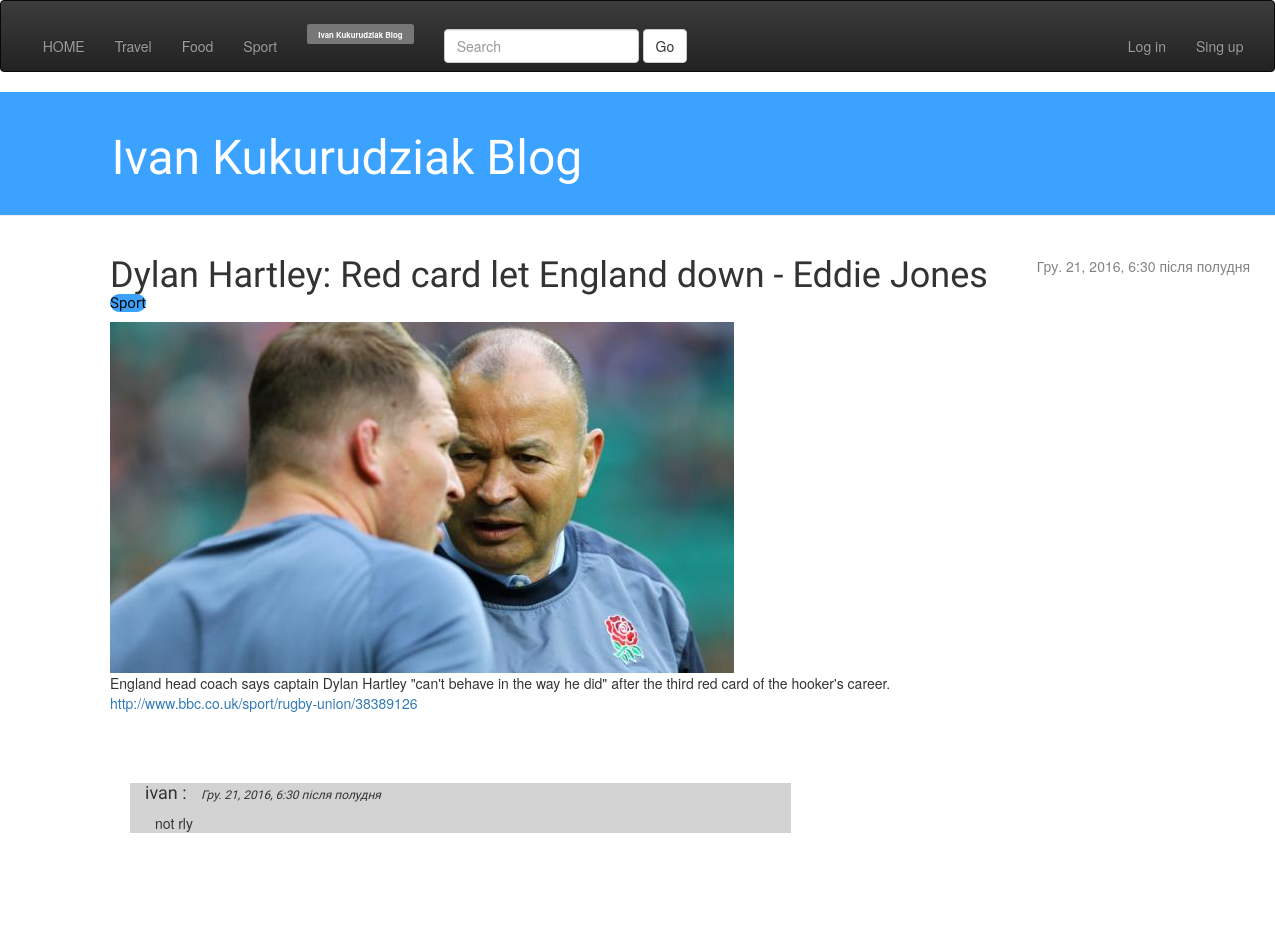
The page /post/69/ on the database its author committed.
### blog/models.py (models this page shows, shortened)
class Post(models.Model):
    author = models.ForeignKey('auth.User')
    topic = models.CharField(choices=TOPIC_CHOICES,
                                     default='Travel', max_length=50)
    title = models.CharField(max_length= 200)
    post_img = models.ImageField(blank=True,null=True)
    text = models.TextField()
    created_date = models.DateTimeField(default=timezone.now())
    published_date = models.DateTimeField(blank=True,null=True)
    link = models.CharField(max_length=500, blank=True,null=True)

class Coment(models.Model):
    coment_to = models.ForeignKey("Post")
    author = models.ForeignKey('auth.User')
    coment_text = models.TextField()
    data = models.DateTimeField(default=timezone.now())

### blog/views.py (the view)
# urls.py: url(r'^post/(?P<pk>[0-9]+)/$', views.post_detail, name='post_detail'),
def post_detail(request, pk):
    post = get_object_or_404(Post, pk=pk)
    coments = Coment.objects.filter(coment_to=post)
    return render(request, 'blog/post_detail.html', {'post': post, 'coments':coments})

### blog/templates/blog/post_detail.html (shortened to what this page needs)
{% extends 'blog/base.html' %}
{% block content %}
<div class="content container">
    <div class="post">
        {% if post.published_date %}
            <div class="date">
                {{ post.published_date }}
            </div>
        {% endif %}
        <h1>{{ post.title }}
            <br><span class="label1" >
                {{ post.topic }}
            </span>
        </h1>
        {% if post.post_img %}
            <img src="{{ post.post_img.url }}"><br>
        {% endif %}
        <p>{{ post.text|linebreaksbr }}
            {% if post.link %}
            <br><a href="{{post.link}}" target="_blank">{{post.link}}</a></p>
            {% endif %}
    </div>
        {% for coment in coments %}
        <div class="coment">
            <h4>{{ coment.author }} : <i>{{ coment.data }}</i></h4>
            <p class="coment-text">{{ coment.coment_text }}</p>
         </div>
    {% endfor %}
    </div><br><br><br><br>
{% endblock %}

### blog/static/css/blog.css (style rules this page uses)
.content { margin-left: 40px; }
h1, h2, h3, h4 { font-family: 'Lobster', cursive; }
h4 { font-family: 'Lobster', cursive; margin-left: 15px; }
.date { float: right; color: #828282; }
.coment { background-color: lightgrey; width: 58%; hyphens: auto; table-layout: auto; margin: 20px; }
.coment-text { margin-left: 25px; margin-right: 10px; margin-bottom: 10px; }
i { font-size: 12; margin-left: 10px; }
.post { margin-bottom: 70px; }

### blog/templates/blog/post_detail.html (style rules this page uses)
.label1 { border-radius: 10px; font-family: 'Lobster'; font-size: 15px; color: #080808; background: #3ba2ff; }

### rows shown on the page
Post: published_date "Гру. 21, 2016, 6:30 після полудня", title "Dylan Hartley: Red card let England down - Eddie Jones", topic "Sport", post_img (picture), text "England head coach says captain Dylan Hartley \"can't behave in the way he did\" after the third red card of the hooker's career.", link "http://www.bbc.co.uk/sport/rugby-union/38389126"
Coment: author "ivan", data "Гру. 21, 2016, 6:30 після полудня", coment_text "not rly"
